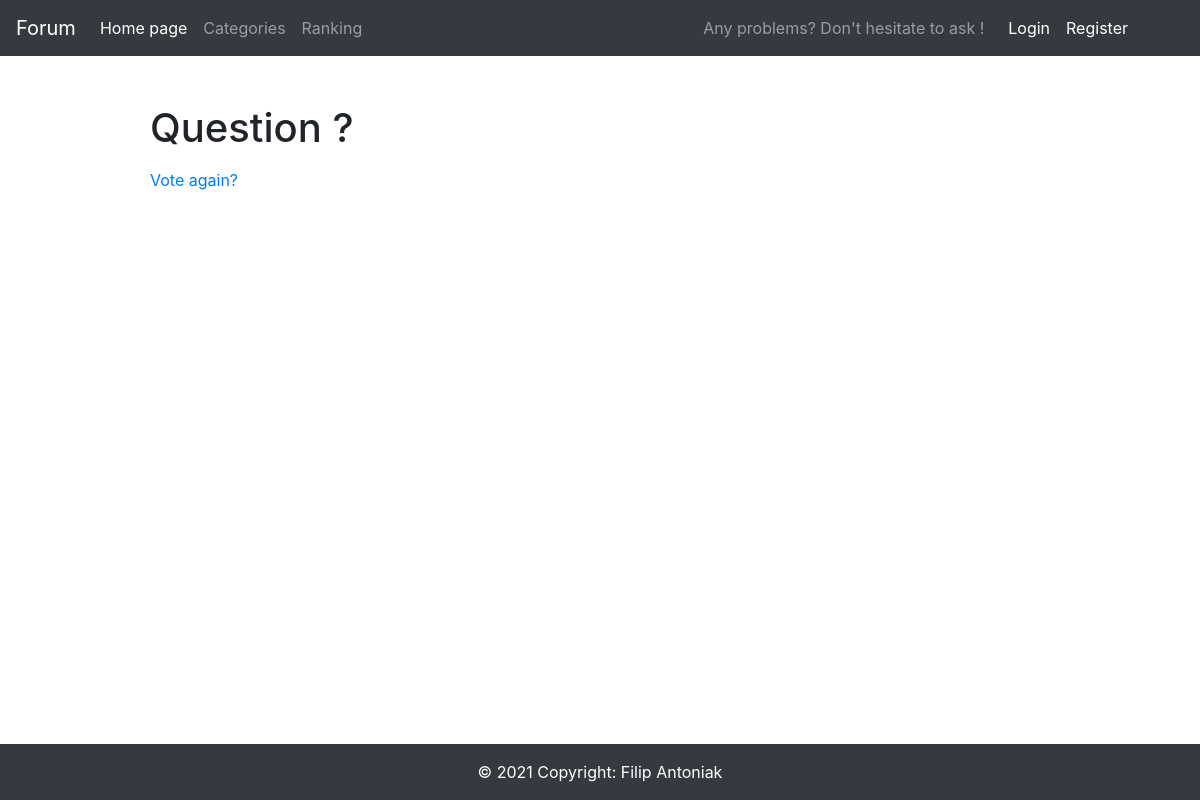
/7/results/, run on an earlier commit of the app's database.
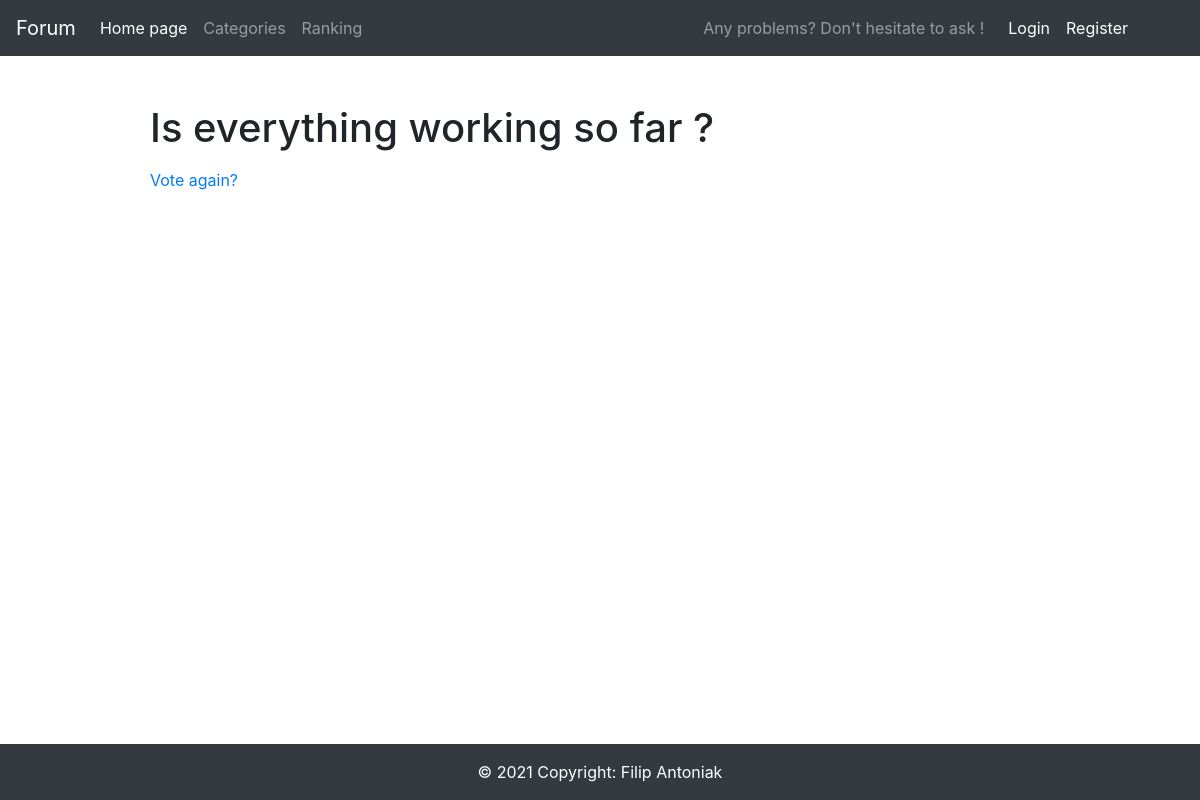
And on a later commit of the database.
### main/models.py (models this page shows, shortened)
class Question(models.Model):
    question_text = models.CharField(max_length=100)
    question_subtext = models.TextField(max_length=500)
    pub_date = models.DateTimeField('date published')
    user = models.ForeignKey(User, on_delete=models.CASCADE, default=User.objects.get(pk=1).pk)

### main/views.py (the view)
# urls.py: path('<int:pk>/results/', views.ResultsView.as_view(), name='results'),
class ResultsView(generic.DetailView):
    model = Question
    template_name = 'main/results.html'

### main/templates/main/results.html (shortened to what this page needs)
{% extends 'main/base.html' %}
{% block content %}
<h1>{{ question.question_text }}</h1>
<a href="{% url 'main:detail' question.id %}">Vote again?</a>
    {% block footer-class %} position-absolute fixed-bottom {% endblock %}
{% endblock %}

What changed in the data, as far as the page shows it:
changed Question: question_text "Question ?" → "Is everything working so far ?"
